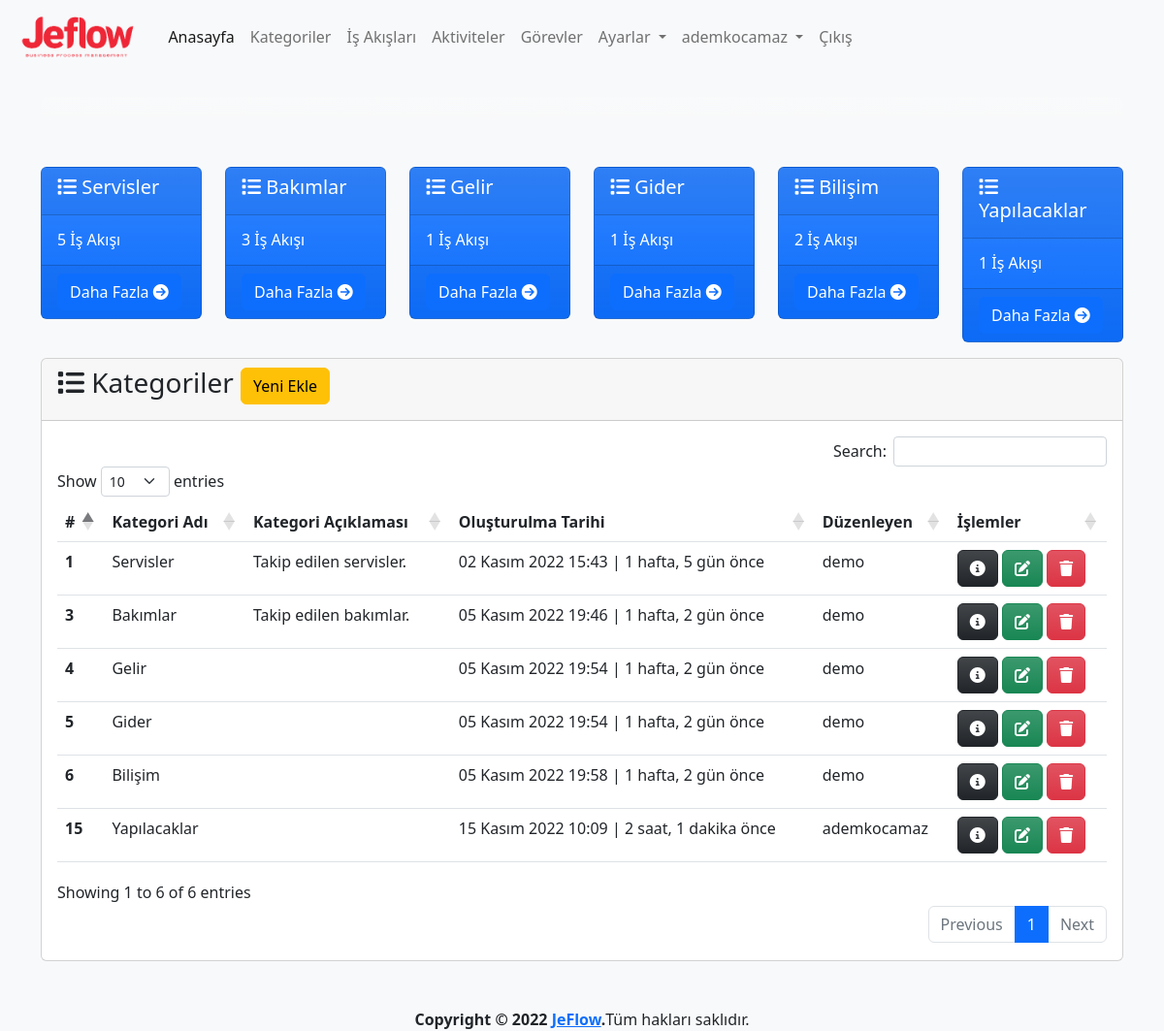
Screenshot of /category/ (signed in) with the database file from the repository.
### app/models.py (models this page shows, shortened)
class Category(models.Model):
    name=models.CharField(max_length=500,verbose_name='Kategori Adı')
    description=models.TextField(verbose_name='Kategori Açıklaması', blank=True, null=True)
    created_date=models.DateTimeField(auto_now_add=True, verbose_name='Oluşturulma Tarihi')
    user=models.ForeignKey(User,on_delete=models.CASCADE,verbose_name='Kullanıcı', blank=True, null=True)
    def process_count(self):
        processes=Process.objects.all().filter(category=self)
        return processes.count()
    class Meta:
        verbose_name='Kategori'
        verbose_name_plural="Kategoriler"

### app/views.py (the view, shortened to what this page needs)
# urls.py: path('category/', views.category, name='category'),
@login_required(login_url='/user/login/')
def category(request):
    category_form=CategoryForm()
    categories = Category.objects.order_by('created_date')
    context = {
        'category_form':category_form,
        'categories': categories,
    }
    return render(request, 'app/category.html', context)

### app/forms.py
class CategoryForm(forms.ModelForm):
    class Meta:
        model=Category
        fields=('name','description')

### templates/app/category.html (shortened to what this page needs)
{% extends 'layout.html' %}
{% load humanize %}
{% block content %}
{% load crispy_forms_tags %}
{% if categories %}
<div class="row mt-3">
    {% for category in categories %}
    <div class="col-md-2 mt-3">
        <div class="card text-bg-primary bg-gradient" style="max-width: 18rem;">
            <div class="card-header">
                <h5 class="card-title">
                    <i class="fa-solid fa-list"></i>
                    {{category.name}}
                </h5>
            </div>
            <div class="card-body">
                <h6 class="card-text">
                    {% if category.process_count > 0 %}
                    {{ category.process_count }} İş Akışı
                    {% else %}
                    İş Akışı Yok
                    {% endif %}
                </h6>
            </div>
            <div class="card-footer">
                <a href="{% url 'category_detail' category.id %}" class="btn btn-primary">
                    Daha Fazla
                    <i class="fa-solid fa-circle-arrow-right"></i>
                </a>
            </div>
        </div>
    </div>
    {% endfor %}
</div>
{% endif %}
<div class="row mt-3">
    <div class="col-md-12">
        <div class="card">
            <div class="card-header">
                <h3 class="card-title">
                    <i class="fa-solid fa-list"></i>
                    Kategoriler
                    <button type="button" class="btn btn-warning" data-bs-toggle="modal"
                        data-bs-target="#categoryModal">
                        Yeni Ekle
                    </button>
                </h3>
            </div>
            <div class="card-body">
                {% if categories %}
                <table id="category" class="table table-hover">
                    <thead>
                        <tr>
                            <th scope="col">#</th>
                            <th scope="col">Kategori Adı</th>
                            <th scope="col">Kategori Açıklaması</th>
                            <th scope="col">Oluşturulma Tarihi</th>
                            <th scope="col">Düzenleyen</th>
                            <th scope="col">İşlemler</th>
                        </tr>
                    </thead>
                    <tbody>
                        {% for category in categories %}
                        <tr>
                            <th scope="row">{{ category.id }}</th>
                            <td>{{ category.name }}</td>
                            <td>{{ category.description }}</td>
                            <td>{{ category.created_date }} | {{ category.created_date | timesince}} önce</td>
                            <td>{{ category.user }}</td>
                            <td>
                                <a href="{% url 'category_detail' category.id %}" class="btn btn-dark bg-gradient"
                                    data-bs-toggle="popover" data-bs-trigger="hover" data-bs-title="Detaylar"
                                    data-bs-content="Seçili satırdaki kaydın detaylarını görüntüler.">
                                    <i class="fa-solid fa-circle-info"></i>
                                </a>
                                <a class="btn btn-success bg-gradient" href="{% url 'category_update' category.id %}"
                                    data-bs-toggle="popover" data-bs-trigger="hover" data-bs-title="Düzenle"
                                    data-bs-content="Seçili satırdaki kaydı düzenler.">
                                    <i class="fa-solid fa-pen-to-square"></i>
                                </a>
                                <a class="btn btn-danger bg-gradient" href="{% url 'category_delete' category.id %}"
                                    data-bs-toggle="popover" data-bs-trigger="hover" data-bs-title="Sil"
                                    data-bs-content="Seçili satırdaki kaydı siler.">
                                    <i class="fa-solid fa-trash"></i>
                                </a>
                            </td>
                        </tr>
                        {% endfor %}
                    </tbody>
                </table>
                {% else %}
                <div class="alert alert-warning">
                    <p>Kategori bulunamadı.</p>
                </div>
                {% endif %}
            </div>
        </div>
    </div>
</div>
{% endblock %}

### templates/layout.html (shortened to what this page needs)
{% load static %}
<!doctype html>
<html lang="tr">
<head>
  <link href="https://cdn.jsdelivr.net/npm/bootstrap@5.2.2/dist/css/bootstrap.min.css" rel="stylesheet"
>
  <link rel="stylesheet" href="{% static 'css/jeflow.css' %}">
  <link href="https://cdn.jsdelivr.net/npm/select2@4.1.0-rc.0/dist/css/select2.min.css" rel="stylesheet" />
  <link rel="stylesheet" type="text/css" href="https://cdn.datatables.net/1.12.1/css/dataTables.bootstrap5.min.css">
  <link rel="stylesheet" type="text/css"
    href="https://cdn.datatables.net/responsive/2.3.0/css/responsive.dataTables.min.css">
  <link rel="stylesheet" type="text/css" href="https://cdn.datatables.net/buttons/2.2.3/css/buttons.bootstrap5.min.css">
</head>
<body class="bg-light">
  <header>
    <nav class="navbar navbar-expand-lg navbar-light">
      <div class="container-fluid">
        <a class="navbar-brand" href="{% url 'index' %}">
          <img class="logo" src="{% static 'img/logo-text.png' %}" alt="JeFlow">
        </a>
        <div class="collapse navbar-collapse" id="navbarNavDropdown">
          <ul class="navbar-nav">
            <li class="nav-item">
              <a class="nav-link active" aria-current="page" href="{% url 'index' %}">Anasayfa</a>
            </li>
            {% if user.is_authenticated %}
            <li class="nav-item">
              <a class="nav-link" href="{% url 'category' %}">Kategoriler</a>
            </li>
            <li class="nav-item">
              <a class="nav-link" href="{% url 'process' %}">İş Akışları</a>
            </li>
            <li class="nav-item">
              <a class="nav-link" href="{% url 'activity' %}">Aktiviteler</a>
            </li>
            <li class="nav-item">
              <a class="nav-link" href="{% url 'task' %}">Görevler</a>
            </li>
            <li class="nav-item dropdown">
              <a class="nav-link dropdown-toggle" href="{% url 'settings' %}" role="button" data-bs-toggle="dropdown"
                aria-expanded="false">
                Ayarlar
              </a>
            </li>
            <li class="nav-item dropdown">
              <a class="nav-link dropdown-toggle" href="{% url 'profile' %}" role="button" data-bs-toggle="dropdown"
                aria-expanded="false">
                {{ user }}
              </a>
            </li>
            <li class="nav-item">
              <a class="nav-link" href="javascript:{document.getElementById('logout').submit()}">Çıkış</a>
            </li>
            {% else %}
            <li class="nav-item">
              <a class="nav-link" href="{% url 'register' %}">Kayıt Ol</a>
            </li>
            {% endif %}
          </ul>
        </div>
      </div>
    </nav>
  </header>
  <main>
    <div class="container mt-4">
      <div class="row mb-3">
        <div class="col-md-12">
          <div class="card border-0 text-center text-bg-light bg-gradient">
            <div class="card-body">
            </div>
          </div>
        </div>
      </div>
      {% block content %}
      {% endblock %}
    </div>
  </main>
  <footer class="mt-5">
    <div class="d-flex justify-content-center">
      <strong>Copyright &copy; 2022 <a href="http://jeflow.herokuapp.com">JeFlow</a>.</strong>
      Tüm hakları saklıdır.
    </div>
  </footer>
</body>
</html>

### static/css/jeflow.css (style rules this page uses)
img.logo { height: 50px; }

### rows the page displays
Category: name "Servisler", process_count "5", id "1", description "Takip edilen servisler.", created_date "02 Kasım 2022 15:43", created_date "1 hafta, 5 gün", user "demo"
Category: name "Bakımlar", process_count "3", id "3", description "Takip edilen bakımlar.", created_date "05 Kasım 2022 19:46", created_date "1 hafta, 2 gün", user "demo"
Category: name "Gelir", process_count "1", id "4", created_date "05 Kasım 2022 19:54", created_date "1 hafta, 2 gün", user "demo"
Category: name "Gider", process_count "1", id "5", created_date "05 Kasım 2022 19:54", created_date "1 hafta, 2 gün", user "demo"
Category: name "Bilişim", process_count "2", id "6", created_date "05 Kasım 2022 19:58", created_date "1 hafta, 2 gün", user "demo"
Category: name "Yapılacaklar", process_count "1", id "15", created_date "15 Kasım 2022 10:09", created_date "2 saat, 1 dakika", user "ademkocamaz"

### other values shown
{{ user }} "ademkocamaz"
